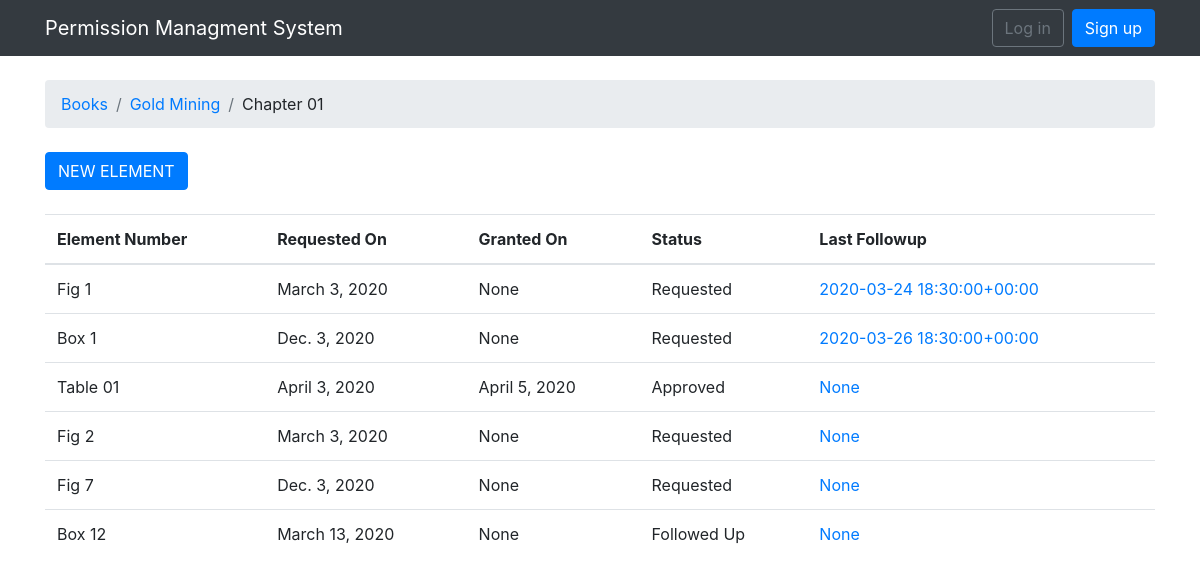
Screenshot of /books/11/1/ with the database file from the repository.
### permissions/models.py (models this page shows, shortened)
class Book(models.Model):
    title = models.CharField(max_length=100)
    isbn = models.CharField(max_length=13, unique=True)
    active = models.BooleanField(default=True)
    created_at = models.DateTimeField(auto_now_add=True, null=True)

class Unit(models.Model):
    book = models.ForeignKey(Book, null=True, related_name='units', on_delete=models.CASCADE)
    chapter_number = models.CharField(max_length=30)
    chapter_title = models.CharField(max_length=100)
    active = models.BooleanField()

class Element(models.Model):
    unit = models.ForeignKey(Unit, null=True, related_name='elements', on_delete=models.CASCADE)
    element_number = models.CharField(max_length=30)
    specified_as = models.CharField(max_length=15, choices=SPECIFIED_CHOICES)
    active = models.BooleanField(default=True)
    requested_on = models.DateField(null=True)
    granted_on = models.DateField(null=True, blank=True)
    caption = models.TextField(max_length=300)
    source = models.CharField(max_length=75)
    status = models.CharField(max_length=15, choices=STATUS_CHOICES)
    source_link = models.CharField(max_length=100)
    title = models.CharField(max_length=100)
    author_name = models.CharField(max_length=75)
    author_email_id = models.EmailField()
    alternative_email_id = models.EmailField()
    notes = models.TextField(max_length=300)
    rh_address = models.TextField(max_length=100)
    phone = models.CharField(max_length=20)
    fax = models.CharField(max_length=20)
    insert_1 = models.CharField(max_length=100)
    jbl_rh_name = models.CharField(max_length=75)
    file_location = models.CharField(max_length=100)
    file_name = models.CharField(max_length=40)
    created_at = models.DateField(auto_now_add=True)
    updated_at = models.DateField(null=True)
    created_by = models.ForeignKey(User, null=True, related_name='+', on_delete=models.CASCADE)
    updated_by = models.ForeignKey(User, null=True, related_name='+', on_delete=models.CASCADE)
    def get_last_followup(self):
        return FollowUp.objects.filter(element=self).order_by('followedup_at').last()

class FollowUp(models.Model):
    element = models.ForeignKey(Element, null=True, related_name='follow_up', on_delete=models.CASCADE)
    followedup_at = models.DateTimeField(null=True)
    followedup_by = models.ForeignKey(User, null=True, related_name="+", on_delete=models.CASCADE)
    def __str__(self):
        return str(self.followedup_at)

### permissions/views.py (the view)
# urls.py: url(r'^books/(?P<pk>\d+)/(?P<pk1>\d+)/$', views.unit_elements, name='unit_elements'),
def unit_elements(request, pk, pk1):
    book = get_object_or_404(Book, pk=pk)
    unit = get_object_or_404(Unit, pk=pk1)
    return render(request, 'elements.html', {'book':book, 'unit': unit})

### templates/elements.html (shortened to what this page needs)
{% extends 'base.html' %}
{% load humanize %}
{% block breadcrumb %}
  <li class="breadcrumb-item"><a href="{% url 'home'%}">Books</a></li>
  <li class="breadcrumb-item"><a href="{% url 'book_units' book.pk%}">{{book.title}}</a></li>
  <li class="breadcrumb-item" active>{{ unit.chapter_number }}</li>
{% endblock %}
{% block content %}
<div class="mb-4">
    <a href="{% url 'new_element' book.pk unit.pk%}" class="btn btn-primary">NEW ELEMENT</a>
</div>
<table class="table">
  <thead class="thead-inverse">
    <tr>
      <th>Element Number</th>
      <th>Requested On</th>
      <th>Granted On</th>
      <th>Status</th>
      <th>Last Followup</th>
    </tr>
  </thead>
  <tbody>
    {% for element in unit.elements.all %}
      <tr>
        <td>{{ element.element_number }}</td>
        <td>{{ element.requested_on }}</td>
        <td>{{ element.granted_on }}</td>
        <td>{{ element.status }}</td>
        <td><a href="{% url 'element_followups' book.pk unit.pk element.pk%}">{{ element.get_last_followup|naturalday }}</a></td>
      </tr>
    {% endfor %}
  </tbody>
</table>
{% endblock %}

### rows the page displays
Book: title "Gold Mining"
Unit: chapter_number "Chapter 01"
Element: element_number "Fig 1", requested_on "March 3, 2020", granted_on "None", status "Requested", get_last_followup "2020-03-24 18:30:00+00:00"
Element: element_number "Box 1", requested_on "Dec. 3, 2020", granted_on "None", status "Requested", get_last_followup "2020-03-26 18:30:00+00:00"
Element: element_number "Table 01", requested_on "April 3, 2020", granted_on "April 5, 2020", status "Approved", get_last_followup "None"
Element: element_number "Fig 2", requested_on "March 3, 2020", granted_on "None", status "Requested", get_last_followup "None"
Element: element_number "Fig 7", requested_on "Dec. 3, 2020", granted_on "None", status "Requested", get_last_followup "None"
Element: element_number "Box 12", requested_on "March 13, 2020", granted_on "None", status "Followed Up", get_last_followup "None"
